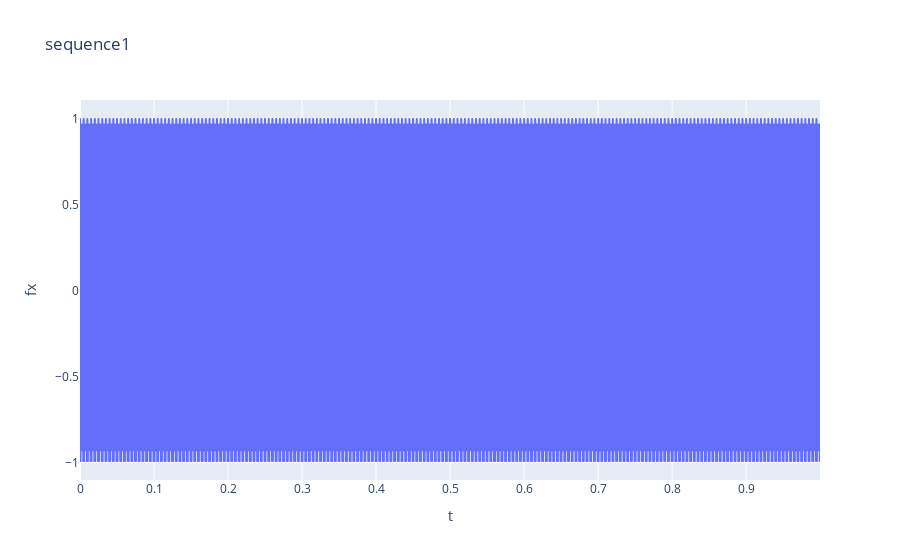

Notebook code cell kept with this figure:
### Markdown cell above
## 2) Etude de l'echantillonage
On joue le son du signal
1. À partir de la fonction développée précédemment, calculer et afficher en fonction du temps : s[k] avec A = 1,
ν0 = 800 Hz, νe = 5 kHz, K = 5000.
2. Écouter (dans un casque de préférence : attention au volume) le son associé à la séquence générée avec la
commande :

### Code cell
k, t, seq = Fcos(A,nu0 = 800, nue = 5000, phi = 0 ,K = 5000)
fig2 = px.line(x=t, y=seq, title='sequence1', labels={'x':'t', 'y':'fx'}).show()
sd.play(seq, samplerate=5000)

### Figure 1 — Plotly figure (JSON) as saved in the notebook; plotly's stock layout.template omitted (floating-point values rounded to 4 significant figures; data arrays with more than 128 entries replaced by an {"elided": "..."} marker saying what was removed)
{"data": [{"hovertemplate": "t=%{x}<br>fx=%{y}<extra></extra>", "legendgroup": "", "line": {"color": "#636efa", "dash": "solid"}, "marker": {"symbol": "circle"}, "mode": "lines", "name": "", "showlegend": false, "type": "scattergl", "x": {"elided": "5000 float values"}, "xaxis": "x", "y": {"elided": "5000 float values"}, "yaxis": "y"}], "layout": {"legend": {"tracegroupgap": 0}, "title": {"text": "sequence1"}, "xaxis": {"anchor": "y", "domain": [0, 1], "title": {"text": "t"}}, "yaxis": {"anchor": "x", "domain": [0, 1], "title": {"text": "fx"}}}}
